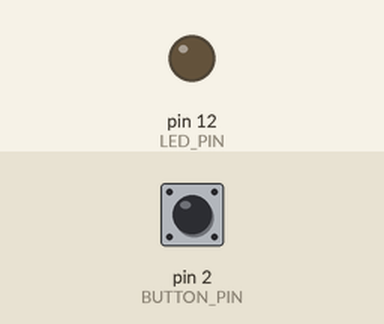
The sketch below on a simulated Arduino Uno, built with avr-gcc and run on an emulated ATmega328P. Shown: output pins drawn as LEDs (lit = HIGH). The inputs (shaded band) are chosen by the test bench; at power-on: pin 2 (BUTTON_PIN) LOW.

Above: at 1.2 s.
1.3 s: pin 2 (BUTTON_PIN) pulled HIGH for 0.15 s
At 1.37 s:
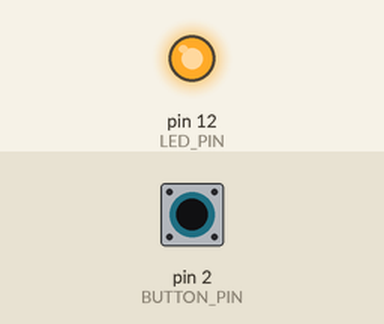
2.9 s: pin 2 (BUTTON_PIN) pulled HIGH for 3.2 s
At 7.4 s:
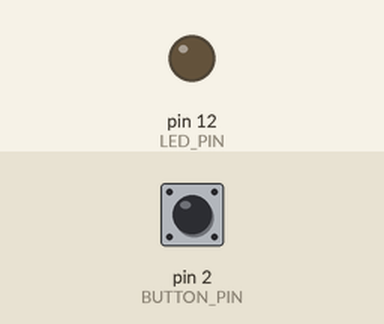
Timing chart, 0 to 8.9 s (numbered marks = the images above; inputs shaded):
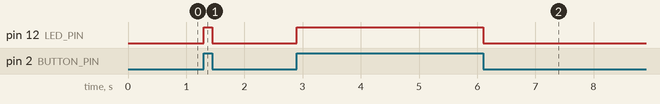

Measured:
- after the input at 1.3 s, pin 12 (LED_PIN): LOW → HIGH at once, → LOW 0.15 s later
- after the input at 2.9 s, pin 12 (LED_PIN): LOW → HIGH at once, → LOW 3.2 s later

The sketch:

push-button.ino
```cpp
/*
 * This code turns on/off a led by pressing a button
 */

#include <Arduino.h>

const uint8_t BUTTON_PIN = 2;
const uint8_t LED_PIN = 12;

/*
 * This code runs once
 */
void setup() {
  // Init button
  pinMode(BUTTON_PIN, INPUT);

  // Init LED on Pin 12
  pinMode(LED_PIN, OUTPUT);

  // Disable built in LED
  digitalWrite(LED_BUILTIN, LOW);
}

/*
 * This code runs forever after setup
 */
void loop() {
  int buttonState = digitalRead(BUTTON_PIN);
  if (buttonState == HIGH) {
    digitalWrite(LED_PIN, HIGH);
  } else {
    digitalWrite(LED_PIN, LOW);
  }
}
```
